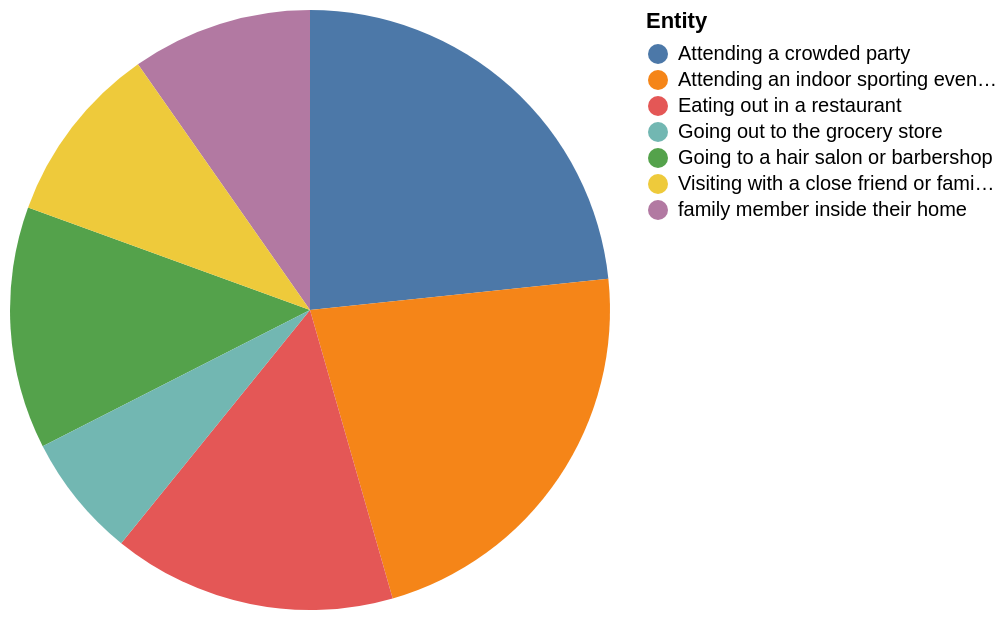

Source (Vega-Lite JSON):
### Vega-Lite specification from a JSON file in a GitHub repository (floating-point values rounded to 4 significant figures)
{"$schema": "https://vega.github.io/schema/vega-lite/v5.json", "description": "Pie chart auto-generated from CSV", "data": {"values": [{"Entity": "Attending a crowded party", "Uncomfortable": "84", "Comfortable": "15"}, {"Entity": "Attending an indoor sporting event or concert", "Uncomfortable": "80", "Comfortable": "19"}, {"Entity": "Eating out in a restaurant", "Uncomfortable": "55", "Comfortable": "44"}, {"Entity": "Going to a hair salon or barbershop", "Uncomfortable": "47", "Comfortable": "53"}, {"Entity": "family member inside their home", "Uncomfortable": "35", "Comfortable": "65"}, {"Entity": "Visiting with a close friend or family member inside their home", "Uncomfortable": "35", "Comfortable": "65"}, {"Entity": "Going out to the grocery store", "Uncomfortable": "24", "Comfortable": "75"}]}, "mark": "arc", "encoding": {"theta": {"field": "Uncomfortable", "type": "quantitative"}, "color": {"field": "Entity", "type": "nominal"}}}
